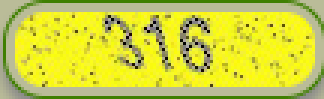
#> input picture Connected_Component_Labelling/CCLData/PatnaCaptchaScreenShots/1014.png, 108 x 33 px (shown 3 times larger); its folder holds only this picture in this run
$ python ccl_onepass.py
#> lines starting #> are read from the running program, lines starting #| are printed output that depends on the picture; after the words box and inside, x2 and y2 are one past the last pixel; in counts of white or black regions, pixels touching at a corner belong together
import cv2
import numpy as np
import glob
import time
import os

# Filtering function
def dfs(row, col, grid, n_components):
    n_rows, n_cols = grid.shape
    grid[row][col] = n_components
    if(row-1 >=0 and grid[row-1][col] == 255): dfs(row-1, col, grid, n_components)
    if(row+1 < n_rows and grid[row+1][col] == 255): dfs(row+1, col, grid, n_components)
    if(col-1 >=0 and grid[row][col-1] == 255): dfs(row, col-1, grid, n_components)
    if(col+1 < n_cols and grid[row][col+1] == 255): dfs(row, col+1, grid, n_components)


def onepass_ccl(grid):
    n_rows, n_cols = grid.shape
    n_components = 0

    for i in range(n_rows):
        for j in range(n_cols):
            if(grid[i][j] == 255):
                n_components+=1
                dfs(i, j, grid, n_components)
    return n_components

def clean(img):
    h, w, c = img.shape

    start_x = int(0.12*w)
    start_y = int(0.15*h)

    img = img[start_y: h - start_y, start_x: w - start_x]

    gray = cv2.cvtColor(img,cv2.COLOR_BGR2GRAY)

    #Thresholding
    thresh = cv2.threshold(gray, 0, 255, cv2.THRESH_OTSU)[1]

    thresh_inv = cv2.bitwise_not(thresh)

    # dilation
    kernel = cv2.getStructuringElement(cv2.MORPH_RECT, (2,2))
    dilation = cv2.dilate(thresh_inv,kernel,iterations = 1)

    return dilation

if __name__ == '__main__':
    list_images = glob.glob("../CCLData/PatnaCaptchaScreenShots/*.png")

    for i, image in enumerate(list_images):
        # image = "../CCLData/CaptchaType2/stars.jpeg"
        img = cv2.imread(image)
#> img is the input picture: shape (33, 108, 3); mean B, G, R 66.8, 209.6, 205.5

        h, w, c = img.shape
#> h = 33; w = 108; c = 3

        start_x = int(0.12*w)
#> start_x = 12
        start_y = int(0.15*h)
#> start_y = 4

        cropped_img = img[start_y: h - start_y, start_x: w - start_x]
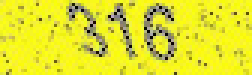
#> cropped_img: shape (25, 84, 3) (shown 3 times larger); mean B, G, R 43, 225.4, 226.4


        ### Threshold the image
        clean_img = clean(img)
#> in clean, `gray = cv2.cvtColor(img,cv2.COLOR_BGR2GRAY)`:
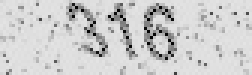
#> gray: shape (25, 84) (shown 3 times larger); min 2, max 229, mean 204.9
#> in clean, `thresh = cv2.threshold(gray, 0, 255, cv2.THRESH_OTSU)[1]`:
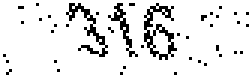
#> thresh: shape (25, 84) (shown 3 times larger); 89.7% white; black in thin lines or dots
#> in clean, `thresh_inv = cv2.bitwise_not(thresh)`: thresh_inv: shape (25, 84); 10.3% white in thin lines or dots
#> in clean, `dilation = cv2.dilate(thresh_inv,kernel,iterations = 1)`:
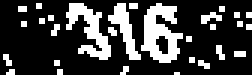
#> dilation: shape (25, 84) (shown 3 times larger); 24.5% white; 29 white regions (26 under 20 px), largest, box (x1, y1, x2, y2) and area: (47, 1, 61, 21) 162, (22, 1, 37, 20) 128, (36, 1, 47, 20) 79
        # threshinv = cv2.bitwise_not(clean_img)
        # cv2.imwrite("tempfile.png", threshinv)

        ### Perform one pass CCL algorithm
        copy_dilation = clean_img.copy()

        start = time.time()
        n_components = onepass_ccl(copy_dilation)
#> after the loop in onepass_ccl, `for i in range(n_rows):`: n_components = 29
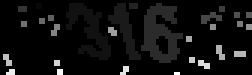
#> copy_dilation: shape (25, 84) (shown 3 times larger); min 0, max 29, mean 1.7; drawn with min black and max white
        print("Time taken: {}".format(time.time()-start))

        print("Number of components: ", n_components)
#| Number of components:  29

        ### Eliminating unwanted components
        mask = np.zeros(copy_dilation.shape, dtype="uint8")

        min_area = 50   # Area of the component should be greater than min_area to be kept in the mask

        for i in range(1, n_components+1):
            if(np.count_nonzero(copy_dilation==i) > min_area):
                componentMask = (copy_dilation == i).astype("uint8") * 255
                mask = cv2.bitwise_or(mask, componentMask)
#> this loop made 29 passes
#> pass 3, `componentMask = (copy_dilation == i).astype("uint8") * 255`:
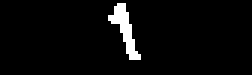
#> componentMask: shape (25, 84) (shown 3 times larger); 3.8% white; 1 white region, box (x1, y1, x2, y2) and area: (36, 1, 47, 20) 79
#> after the loop:
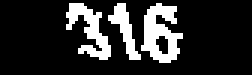
#> mask: shape (25, 84) (shown 3 times larger); 17.6% white; 3 white regions, box (x1, y1, x2, y2) and area: (47, 1, 61, 21) 162, (22, 1, 37, 20) 128, (36, 1, 47, 20) 79

        # stacked_imgs = np.vstack((clean_img, mask))
        cv2.imshow("Original", cropped_img)
        cv2.imshow("Binary Thresholded Image", clean_img)
        cv2.imshow("Noise Removed", mask)
        # cv2.imwrite(os.path.join("../CCLData", "NoiseRemovedImages", image.split("/")[-1]), mask)
        # cv2.imwrite(os.path.join("../CCLData", "thresholded_patna_images", image.split("/")[-1]), clean_img)
        cv2.namedWindow("Original", cv2.WINDOW_NORMAL)
        cv2.resizeWindow("Original", 334, 100)
        cv2.namedWindow("Binary Thresholded Image", cv2.WINDOW_NORMAL)
        cv2.resizeWindow("Binary Thresholded Image", 334, 100)
        cv2.namedWindow("Noise Removed", cv2.WINDOW_NORMAL)
        cv2.resizeWindow("Noise Removed", 334, 100)

        cv2.waitKey(0)

$ run again, on Connected_Component_Labelling/CCLData/PatnaCaptchaScreenShots/148.png
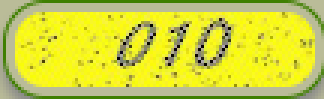
#> input picture Connected_Component_Labelling/CCLData/PatnaCaptchaScreenShots/148.png, 108 x 33 px (shown 3 times larger)
#> img is the input picture: shape (33, 108, 3); mean B, G, R 65, 211.6, 207.3
#> in clean, `thresh = cv2.threshold(gray, 0, 255, cv2.THRESH_OTSU)[1]`:
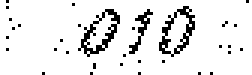
#> thresh: shape (25, 84) (shown 3 times larger); 90.7% white; black in thin lines or dots
#> thresh_inv: shape (25, 84); 9.3% white in thin lines or dots
#> dilation: shape (25, 84); 21.2% white; 26 white regions (23 under 20 px), largest, box (x1, y1, x2, y2) and area: (26, 3, 41, 20) 139, (53, 2, 66, 20) 132, (41, 3, 52, 20) 71
#> after the loop in onepass_ccl, `for i in range(n_rows):`: n_components = 26
#| Number of components:  26
#> after the loop `for i in range(1, n_components+1):`:
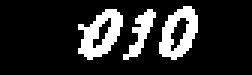
#> mask: shape (25, 84) (shown 3 times larger); 16.3% white; 3 white regions, box (x1, y1, x2, y2) and area: (26, 3, 41, 20) 139, (53, 2, 66, 20) 132, (41, 3, 52, 20) 71

$ run again, on Connected_Component_Labelling/CCLData/PatnaCaptchaScreenShots/1523.png
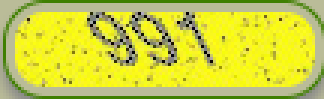
#> input picture Connected_Component_Labelling/CCLData/PatnaCaptchaScreenShots/1523.png, 108 x 33 px (shown 3 times larger)
#> img is the input picture: shape (33, 108, 3); mean B, G, R 67.1, 208.6, 204.3
#> in clean, `thresh = cv2.threshold(gray, 0, 255, cv2.THRESH_OTSU)[1]`:
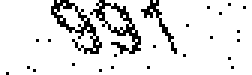
#> thresh: shape (25, 84) (shown 3 times larger); 89% white; black in thin lines or dots
#> thresh_inv: shape (25, 84); 11% white in thin lines or dots
#> dilation: shape (25, 84); 23.8% white; 22 white regions (20 under 20 px), largest, box (x1, y1, x2, y2) and area: (17, 0, 48, 20) 339, (47, 0, 60, 19) 78
#> after the loop in onepass_ccl, `for i in range(n_rows):`: n_components = 22
#| Number of components:  22
#> the loop `for i in range(1, n_components+1):` made 22 passes
#> pass 2, `mask = cv2.bitwise_or(mask, componentMask)`:
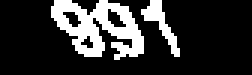
#> mask: shape (25, 84) (shown 3 times larger); 19.9% white; 2 white regions, box (x1, y1, x2, y2) and area: (17, 0, 48, 20) 339, (47, 0, 60, 19) 78

$ run again, on Connected_Component_Labelling/CCLData/PatnaCaptchaScreenShots/1615.png
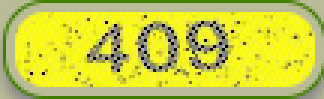
#> input picture Connected_Component_Labelling/CCLData/PatnaCaptchaScreenShots/1615.png, 108 x 33 px (shown 3 times larger)
#> img is the input picture: shape (33, 108, 3); mean B, G, R 68.3, 205.9, 201.7
#> thresh: shape (25, 84); 86.2% white; black in thin lines or dots
#> thresh_inv: shape (25, 84); 13.8% white in thin lines or dots
#> dilation: shape (25, 84); 29.1% white; 25 white regions (22 under 20 px), largest, box (x1, y1, x2, y2) and area: (50, 3, 67, 22) 199, (33, 3, 52, 22) 172, (17, 4, 32, 21) 132
#> after the loop in onepass_ccl, `for i in range(n_rows):`: n_components = 26
#| Number of components:  26
#> after the loop `for i in range(1, n_components+1):`:
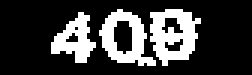
#> mask: shape (25, 84) (shown 3 times larger); 24% white; 3 white regions, box (x1, y1, x2, y2) and area: (50, 3, 67, 22) 199, (33, 3, 52, 22) 172, (17, 4, 32, 21) 132
